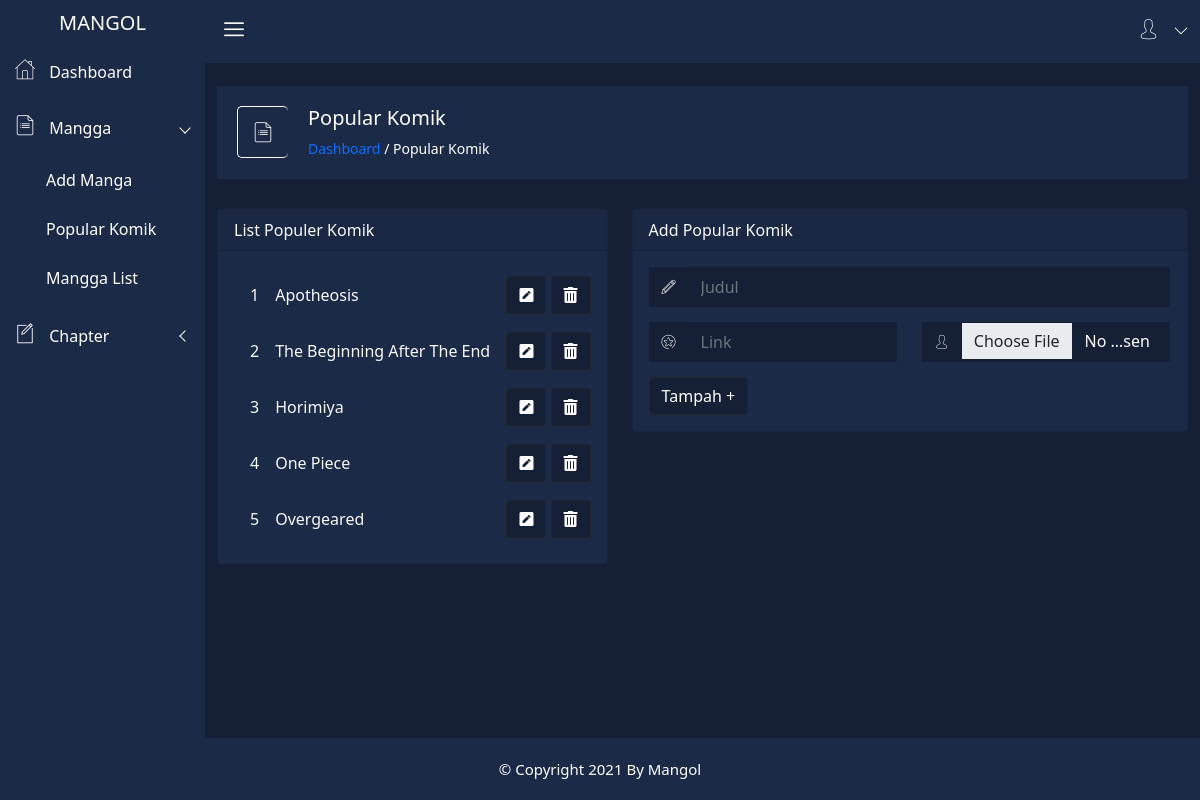
The page /admin/populer.php on the database its author committed.
### tables this page shows
CREATE TABLE `tb_popular_komik` (
  `id` int(11) NOT NULL,
  `link` varchar(255) NOT NULL,
  `image` varchar(255) NOT NULL,
  `judul` varchar(255) NOT NULL
);

### admin/populer.php (the view, shortened to what this page needs)
<?php
include '../config/konek.php';
?>
<!doctype html>
<html class="no-js" lang="en">
<head>
    <link rel="stylesheet" href="css/bootstrap.min.css">
    <link rel="stylesheet" href="css/font-awesome.min.css">
    <link rel="stylesheet" href="css/nalika-icon.css">
    <link rel="stylesheet" href="css/owl.carousel.css">
    <link rel="stylesheet" href="css/owl.theme.css">
    <link rel="stylesheet" href="css/owl.transitions.css">
    <link rel="stylesheet" href="css/animate.css">
    <link rel="stylesheet" href="css/normalize.css">
    <link rel="stylesheet" href="css/meanmenu.min.css">
    <link rel="stylesheet" href="css/main.css">
    <link rel="stylesheet" href="css/morrisjs/morris.css">
    <link rel="stylesheet" href="css/scrollbar/jquery.mCustomScrollbar.min.css">
    <link rel="stylesheet" href="css/metisMenu/metisMenu.min.css">
    <link rel="stylesheet" href="css/metisMenu/metisMenu-vertical.css">
    <link rel="stylesheet" href="css/calendar/fullcalendar.min.css">
    <link rel="stylesheet" href="css/calendar/fullcalendar.print.min.css">
    <link rel="stylesheet" href="style.css">
    <link rel="stylesheet" href="css/custom.css">
    <link rel="stylesheet" href="css/responsive.css">
    <link rel="stylesheet" href="https://pro.fontawesome.com/releases/v5.10.0/css/all.css"/>
    <link href="https://cdn.jsdelivr.net/npm/bootstrap@5.0.0-beta1/dist/css/bootstrap.min.css" rel="stylesheet">
</head>
<body style="background-color:#152036;">
    <div class="left-sidebar-pro">
        <nav id="sidebar" class="">
            <div class="sidebar-header">
                <a href="admin.php"><span><h3>MANGOL</h3></span></a>
            </div>
            <div class="left-custom-menu-adp-wrap comment-scrollbar">
                <nav class="sidebar-nav left-sidebar-menu-pro">
                    <ul class="metismenu" id="menu1">
                        <li>
                            <a  href="admin.php">
                                <i class="icon nalika-home icon-wrap"></i>
                                <span class="mini-click-non">Dashboard</span>
                            </a>
                        </li>
                        <li class="active">
                            <a class="has-arrow" href="#">
                              <i class="icon nalika-forms icon-wrap"></i>
                              <span class="mini-click-non">Mangga</span>
                            </a>
                            <ul class="submenu-angle" aria-expanded="true">
                                <li><a title="Add New" href="manga-add.php"><span class="mini-sub-pro">Add Manga</span></a></li>
                                <li><a title="Populer Komik" href="populer.php"><span class="mini-sub-pro">Popular Komik</span></a></li>
                                <li><a title="Mangga List" href="manga-list.php"><span class="mini-sub-pro">Mangga List</span></a></li>
                            </ul>
                          </li>
                          <li>
                            <a class="has-arrow" href="#">
                              <i class="icon nalika-new-file icon-wrap"></i>
                              <span class="mini-click-non">Chapter</span>
                            </a>
                        </li>
                    </ul>
                </nav>
            </div>
        </nav>
    </div>
    <div class="all-content-wrapper">
        <div class="container-fluid">
            <div class="row">
                <div class="col-lg-12 col-md-12 col-sm-12 col-xs-12">
                  <h1 class="text-light text-center">MANGGOL</h1>
                </div>
            </div>
        </div>
        <div class="header-advance-area">
            <div class="header-top-area">
                <div class="container-fluid">
                    <div class="row">
                        <div class="col-lg-12 col-md-12 col-sm-12 col-xs-12">
                            <div class="header-top-wraper">
                                <div class="row">
                                    <div class="col-lg-1 col-md-0 col-sm-1 col-xs-12">
                                        <div class="menu-switcher-pro">
                                            <button type="button" id="sidebarCollapse" class="btn bar-button-pro header-drl-controller-btn btn-info navbar-btn">
                                              <i class="icon nalika-menu-task"></i>
                                            </button>
                                        </div>
                                    </div>
                                    <div class="col-xl-11 col-lg-12 col-md-12 col-sm-12 col-xs-12">
                                        <div class="header-right-info">
                                            <ul class="nav navbar-nav mai-top-nav header-right-menu">
                                                <li class="nav-item">
                                                    <a href="#" data-toggle="dropdown" role="button" aria-expanded="false" class="nav-link">
                                                      <i class="icon nalika-user"></i>
                                                      <i class="icon nalika-down-arrow nalika-angle-dw"></i>
                                                    </a>
                                                </li>
                                            </ul>
                                        </div>
                                    </div>
                                </div>
                            </div>
                        </div>
                    </div>
                </div>
            </div>
            <div class="breadcome-area">
                <div class="container-fluid">
                    <div class="row">
                        <div class="col-lg-12 col-md-12 col-sm-12 col-xs-12">
                            <div class="breadcome-list">
                                <div class="row">
                                    <div class="col-lg-6 col-md-6 col-sm-6 col-xs-6">
                                        <div class="breadcomb-wp">
                                          <div class="breadcomb-icon">
                                            <i class="icon nalika-forms"></i>
                                          </div>
                                          <div class="breadcomb-ctn">
                                            <h2>Popular Komik</h2>
                                            <p><a href="admin.php">Dashboard </a>/ Popular Komik</p>
                                          </div>
                                        </div>
                                    </div>
                                </div>
                            </div>
                        </div>
                    </div>
                </div>
            </div>
        </div>
        <div class="section-admin container-fluid">
            <div class="row admin">
                <div class="col-md-12">
                    <div class="row text-light">
                      <div class="col-lg-5 col-md-12 mb-2">
                        <div class="card" style="background-color:#1b2a47;">
                          <div class="card-header">
                            List Populer Komik
                          </div>
                          <div class="card-body">
                            <table width="100%">
                              <tbody>
                                <?php
                                    $no=0;
                                    $sql = mysqli_query($con, "SELECT * FROM tb_popular_komik");
                                    while ($r=mysqli_fetch_array($sql)) {
                                    $no++;
                                ?>
                                <tr>
                                  <td class="p-3" width="10%"><?= $no; ?></td>
                                  <td><?= $r['judul']; ?></td>
                                  <td class="text-right">
                                    <a title="Edit"  href="?edit&id=<?= $r['id'] ?>"class="btn btn-dark bgrk"><i class="fas fa-pencil-square"></i></a>
                                    <a title="Trash" href="?hapus&id=<?= $r['id'] ?>" class="btn btn-dark bgrk"><i class="fas fa-trash-alt"></i></i></a>
                                  </td>
                                </tr>
                              </tbody>
                              <?php } ?>
                            </table>
                          </div>
                        </div>
                      </div>
                      <div class="col-lg-7 col-md-12 mb-5 pb-4">
                      <?php
                            if (@isset($_GET[edit])) { ?>
                        <div class="card" style="background-color:#1b2a47;">
                          <div class="card-header">
                            Edit Popular Komik
                          </div>
                          <form method="post" enctype="multipart/form-data">
                            <div class="card-body">
                              <div class="container-fluid p-0">
                                <div class="row">
                                  <div class="col-lg-12">
                                    <div class="input-group mg-b-pro-edt">
                                      <span class="input-group-addon"><i class="icon nalika-edit" aria-hidden="true"></i></span>
                                      <input type="text" class="form-control" placeholder="Judul" name="judul" value="<?= $isi['judul']?>" required >
                                    </div>
                                  </div>
                                </div>
                                <div class="row">
                                  <div class="col-lg-6">
                                    <div class="input-group mg-b-pro-edt">
                                      <span class="input-group-addon"><i class="icon nalika-favorites-button" aria-hidden="true"></i></span>
                                      <input type="text" class="form-control" placeholder="Link" name="link"value="<?= $isi['link']?>" required >
                                    </div>
                                  </div>
                                  <div class="col-lg-6">
                                    <div class="input-group mg-b-pro-edt">
                                      <span class="input-group-addon"><i class="icon nalika-user" aria-hidden="true"></i></span>
                                      <input type="file" class="form-control" placeholder="gambar" name="gambar" value="<?= $isi['image']?>" required >
                                    </div>
                                  </div>
                                </div>
                                <div class="row">
                                  <div class="col-lg">
                                    <input type="submit" class="btn btn-dark bgrk" value="Ubah" name="update">
                                    <a href="populer.php" class="btn btn-dark bgrk">Kembali</a>
                                  </div>
                                </div>
                              </div>
                            </div>
                          </form>
                        </div>
                      <?php }else{ ?>
                        <div class="card" style="background-color:#1b2a47;">
                          <div class="card-header">
                            Add Popular Komik
                          </div>
                          <form method="post" enctype="multipart/form-data">
                            <div class="card-body">
                              <div class="container-fluid p-0">
                                <div class="row">
                                  <div class="col-lg-12">
                                    <div class="input-group mg-b-pro-edt">
                                      <span class="input-group-addon"><i class="icon nalika-edit" aria-hidden="true"></i></span>
                                      <input type="text" class="form-control" placeholder="Judul" name="judul" required >
                                    </div>
                                  </div>
                                </div>
                                <div class="row">
                                  <div class="col-lg-6">
                                    <div class="input-group mg-b-pro-edt">
                                      <span class="input-group-addon"><i class="icon nalika-favorites-button" aria-hidden="true"></i></span>
                                      <input type="text" class="form-control" placeholder="Link" name="link" required >
                                    </div>
                                  </div>
                                  <div class="col-lg-6">
                                    <div class="input-group mg-b-pro-edt">
                                      <span class="input-group-addon"><i class="icon nalika-user" aria-hidden="true"></i></span>
                                      <input type="file" class="form-control" placeholder="gambar" name="gambar" required >
                                    </div>
                                  </div>
                                </div>
                                <div class="row">
                                  <div class="col-lg">
                                    <input type="submit" class="btn btn-dark bgrk" value="Tampah +" name="upload">
                                  </div>
                                </div>
                              </div>
                            </div>
                          </form>
                        </div>
                        <?php } ?>
                      </div>
                    </div>
                </div>
            </div>
        </div>
        <div class="footer-copyright-area fixed-bottom mt-5">
            <div class="container">
                <div class="row">
                    <div class="col-lg-12">
                        <div class="footer-copy-right">
                            <p> © Copyright <?= date("Y")?> By Mangol</p>
                        </div>
                    </div>
                </div>
            </div>
        </div>
    </div>
</body>
</html>

### rows shown on the page
tb_popular_komik: judul "Apotheosis"
tb_popular_komik: judul "The Beginning After The End"
tb_popular_komik: judul "Horimiya"
tb_popular_komik: judul "One Piece"
tb_popular_komik: judul "Overgeared"
